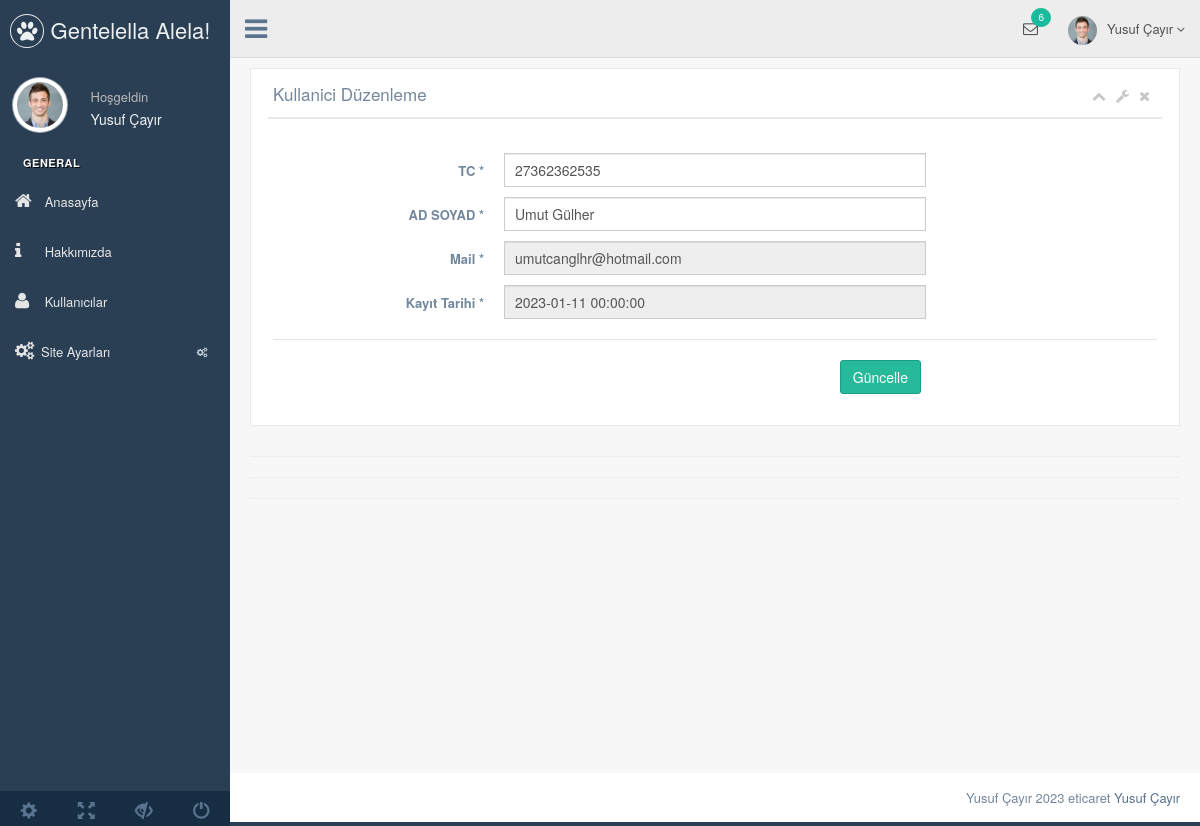
The page /eticaret/nedmin/production/kullanici-duzenle.php?kullanici_id=2 (signed in) on the database its author committed.
### tables this page shows
CREATE TABLE `kullanici` (
  `kullanici_id` int NOT NULL,
  `kullanici_zaman` datetime DEFAULT NULL,
  `kullanici_resim` varchar(250) DEFAULT NULL,
  `kullanici_tc` varchar(45) DEFAULT NULL,
  `kullanici_ad` varchar(45) DEFAULT NULL,
  `kullanici_mail` varchar(45) DEFAULT NULL,
  `kullanici_gsm` varchar(45) DEFAULT NULL,
  `kullanici_password` varchar(45) DEFAULT NULL,
  `kullanici_adsoyad` varchar(45) DEFAULT NULL,
  `kullanici_adres` varchar(45) DEFAULT NULL,
  `kullanici_il` varchar(45) DEFAULT NULL,
  `kullanici_ilce` varchar(45) DEFAULT NULL,
  `kullanici_unvan` varchar(45) DEFAULT NULL,
  `kullanici_yetki` varchar(45) DEFAULT NULL,
  `kullanici_durum` int DEFAULT NULL
);

### eticaret/nedmin/production/kullanici-duzenle.php (the view, shortened to what this page needs)
<?php
include 'header.php';
$kullanicisor=$db->prepare("SELECT * FROM kullanici where kullanici_id=:id");
$kullanicisor->execute(array(
'id' => $_GET['kullanici_id']
));
$kullanicicek=$kullanicisor->fetch(PDO::FETCH_ASSOC);
?>
<div class="right_col" role="main">
  <div class="">
    <div class="row">
      <div class="col-md-12 col-sm-12 col-xs-12">
        <div class="x_panel">
          <div class="x_title">
            <h2>Kullanici Düzenleme </h2>
                    <ul class="nav navbar-right panel_toolbox">
                      <li><a class="collapse-link"><i class="fa fa-chevron-up"></i></a>
                      </li>
                      <li class="dropdown">
                        <a href="#" class="dropdown-toggle" data-toggle="dropdown" role="button" aria-expanded="false"><i class="fa fa-wrench"></i></a>
                      </li>
                      <li><a class="close-link"><i class="fa fa-close"></i></a>
                      </li>
                    </ul>
                    <div class="clearfix"></div>
                  </div>
                  <div class="x_content">
                    <br />
                    <form action="../netting/islem.php" method="POST" id="demo-form2" data-parsley-validate class="form-horizontal form-label-left">
                      <div class="form-group">
                        <label class="control-label col-md-3 col-sm-3 col-xs-12" for="first-name">TC
                        <span class="required">*</span>
                        </label>
                        <div class="col-md-6 col-sm-6 col-xs-12">
                          <input type="text" id="first-name" name="kullanici_tc" value="<?php echo
                          $kullanicicek['kullanici_tc']?>" required="required" class="form-control col-md-7 col-xs-12">
                        </div>
                      </div>
                      <div class="form-group">
                        <label class="control-label col-md-3 col-sm-3 col-xs-12" for="first-name">AD SOYAD
                        <span class="required">*</span>
                        </label>
                        <div class="col-md-6 col-sm-6 col-xs-12">
                          <input type="text" id="first-name" name="kullanici_adsoyad" value="<?php echo
                          $kullanicicek['kullanici_adsoyad']?>" required="required" class="form-control col-md-7 col-xs-12">
                        </div>
                      </div>
                      <div class="form-group">
                        <label class="control-label col-md-3 col-sm-3 col-xs-12" for="first-name">Mail
                        <span class="required">*</span>
                        </label>
                        <div class="col-md-6 col-sm-6 col-xs-12">
                          <input type="text" id="first-name" name="kullanici_mail" disabled="" value="<?php echo
                          $kullanicicek['kullanici_mail']?>" required="required" class="form-control col-md-7 col-xs-12">
                        </div>
                      </div>
                      <div class="form-group">
                        <label class="control-label col-md-3 col-sm-3 col-xs-12" for="first-name">Kayıt Tarihi
                        <span class="required">*</span>
                        </label>
                        <div class="col-md-6 col-sm-6 col-xs-12">
                          <input type="text" id="first-name" name="kullanici_zaman" disabled="" value="<?php echo
                          $kullanicicek['kullanici_zaman']?>" required="required" class="form-control col-md-7 col-xs-12">
                        </div>
                      </div>
                      <div class="ln_solid"></div>
                      <div class="form-group">
                        <div align ="right" class="col-md-6 col-sm-6 col-xs-12 col-md-offset-3">
                          <button type="submit" name="kullaniciduzenle" class="btn btn-success">Güncelle</button>
                        </div>
                      </div>
                    </form>
                  </div>
                </div>
              </div>
            </div>
<hr>
<hr>
<hr>
          </div>
        </div>
       <?php include 'footer.php';?>

### eticaret/nedmin/production/header.php (shortened to what this page needs)
<?php
include '../netting/baglan.php';
    $kullanicisor=$db->prepare("SELECT * FROM kullanici where kullanici_mail=:mail");
    $kullanicisor->execute(array(
      'mail' => $_SESSION['kullanici_mail']
      ));
    $kullanicicek=$kullanicisor->fetch(PDO::FETCH_ASSOC);
?>
<!DOCTYPE html>
<html lang="en">
  <head>
    <link href="../vendors/bootstrap/dist/css/bootstrap.min.css" rel="stylesheet">
    <link href="../vendors/font-awesome/css/font-awesome.min.css" rel="stylesheet">
    <link href="../vendors/nprogress/nprogress.css" rel="stylesheet">
    <link href="../vendors/iCheck/skins/flat/green.css" rel="stylesheet">
    <link href="../vendors/datatables.net-bs/css/dataTables.bootstrap.min.css" rel="stylesheet">
    <link href="../vendors/datatables.net-buttons-bs/css/buttons.bootstrap.min.css" rel="stylesheet">
    <link href="../vendors/datatables.net-fixedheader-bs/css/fixedHeader.bootstrap.min.css" rel="stylesheet">
    <link href="../vendors/datatables.net-responsive-bs/css/responsive.bootstrap.min.css" rel="stylesheet">
    <link href="../vendors/datatables.net-scroller-bs/css/scroller.bootstrap.min.css" rel="stylesheet">
    <link href="../build/css/custom.min.css" rel="stylesheet">
  </head>
  <body class="nav-md">
    <div class="container body">
      <div class="main_container">
        <div class="col-md-3 left_col">
          <div class="left_col scroll-view">
            <div class="navbar nav_title" style="border: 0;">
              <a href="index.html" class="site_title"><i class="fa fa-paw"></i> <span>Gentelella Alela!</span></a>
            </div>
            <div class="profile clearfix">
              <div class="profile_pic">
                <img src="images/img.jpg" alt="..." class="img-circle profile_img">
              </div>
              <div class="profile_info">
                <span>Hoşgeldin</span>
                <h2> <?php echo $kullanicicek['kullanici_adsoyad'] ?> </h2>
              </div>
            </div>
            <br />
            <div id="sidebar-menu" class="main_menu_side hidden-print main_menu">
              <div class="menu_section">
                <h3>General</h3>
                <ul class="nav side-menu">
                <li><a href="index.php"><i class="fa fa-home"></i> Anasayfa </a></li>
                <li><a href="hakkimizda.php"><i class="fa fa-info"></i> Hakkımızda </a></li>
                <li><a href="kullanici.php"><i class="fa fa-user"></i> Kullanıcılar </a></li>
                  <li><a><i class="fa fa-cogs"></i>Site Ayarları <span class="fa fa-cogs"></span></a>
                  </li>
                </ul>
              </div>
            </div>
            <div class="sidebar-footer hidden-small">
              <a data-toggle="tooltip" data-placement="top" title="Settings">
                <span class="glyphicon glyphicon-cog" aria-hidden="true"></span>
              </a>
              <a data-toggle="tooltip" data-placement="top" title="FullScreen">
                <span class="glyphicon glyphicon-fullscreen" aria-hidden="true"></span>
              </a>
              <a data-toggle="tooltip" data-placement="top" title="Lock">
                <span class="glyphicon glyphicon-eye-close" aria-hidden="true"></span>
              </a>
              <a data-toggle="tooltip" data-placement="top" title="Logout">
                <span class="glyphicon glyphicon-off" aria-hidden="true"></span>
              </a>
            </div>
          </div>
        </div>
        <div class="top_nav">
          <div class="nav_menu">
            <nav>
              <div class="nav toggle">
                <a id="menu_toggle"><i class="fa fa-bars"></i></a>
              </div>
              <ul class="nav navbar-nav navbar-right">
                <li class="">
                  <a href="javascript:;" class="user-profile dropdown-toggle" data-toggle="dropdown" aria-expanded="false">
                    <img src="images/img.jpg" alt=""><?php echo $kullanicicek['kullanici_adsoyad']; ?>
                    <span class=" fa fa-angle-down"></span>
                  </a>
                </li>
                <li role="presentation" class="dropdown">
                  <a href="javascript:;" class="dropdown-toggle info-number" data-toggle="dropdown" aria-expanded="false">
                    <i class="fa fa-envelope-o"></i>
                    <span class="badge bg-green">6</span>
                  </a>
                </li>
              </ul>
            </nav>
          </div>
        </div>

### rows shown on the page
kullanici: kullanici_adsoyad "Yusuf Çayır"
kullanici: kullanici_tc "27362362535", kullanici_adsoyad "Umut Gülher", kullanici_mail "umutcanglhr@hotmail.com", kullanici_zaman "2023-01-11 00:00:00"
